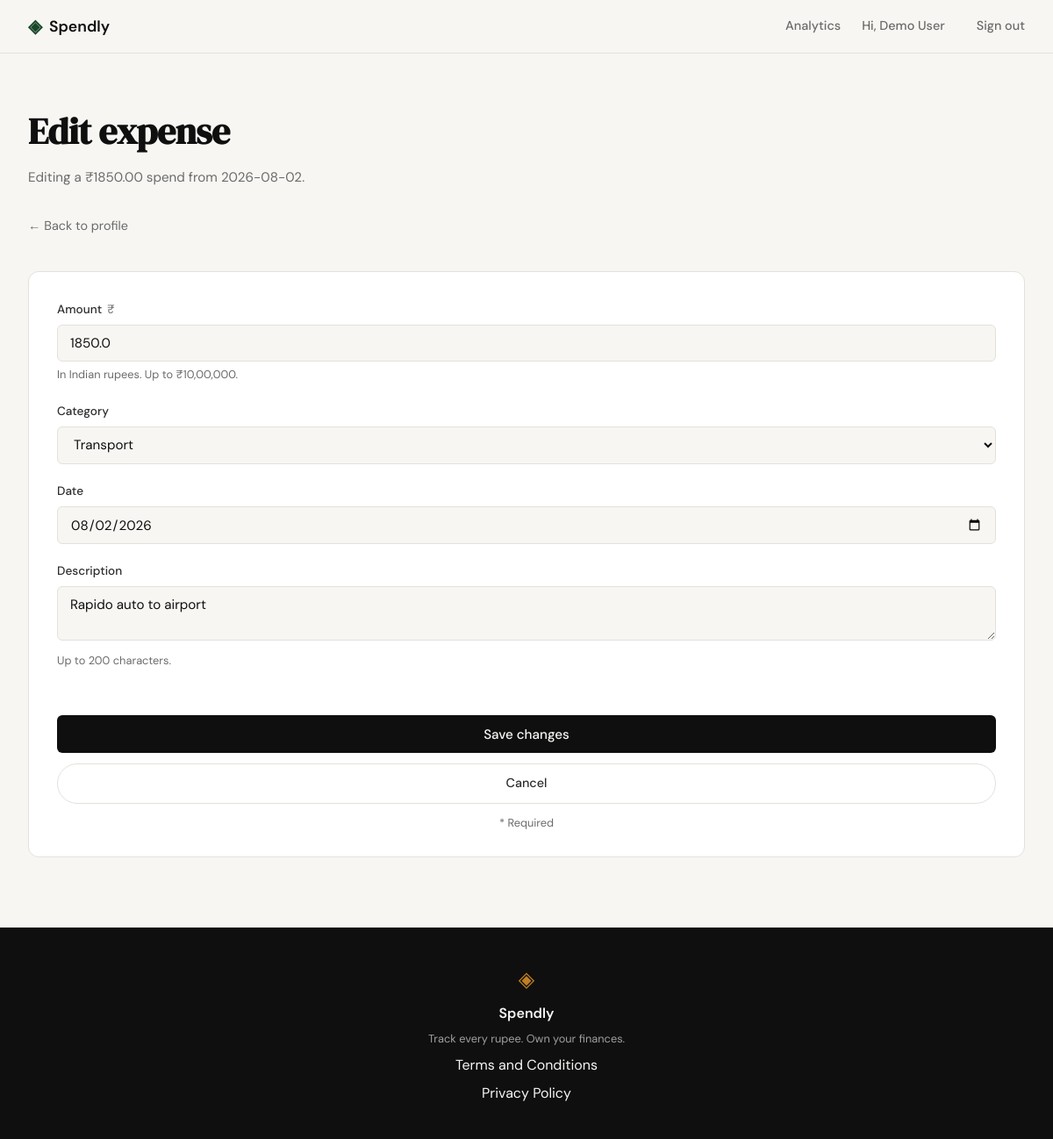
The app's page /expenses/2/edit (signed in) with its own data.
### tables this page shows
CREATE TABLE expenses (
    id INTEGER PRIMARY KEY AUTOINCREMENT,
    user_id INTEGER NOT NULL,
    amount REAL NOT NULL,
    category TEXT NOT NULL,
    date TEXT NOT NULL,
    description TEXT,
    created_at TEXT DEFAULT (datetime('now')),
    FOREIGN KEY (user_id) REFERENCES users(id)
);

### app.py (the view, shortened to what this page needs)
@app.route("/expenses/<int:id>/edit", methods=["GET", "POST"])
def edit_expense(id):
    if not session.get("user_id"):
        return redirect(url_for("login"))
    expense = get_expense_by_id(id, session["user_id"])
    if expense is None:
        abort(404)
    today = _today().isoformat()
    if request.method == "GET":
        return render_template(
            "edit_expense.html",
            expense=expense,
            today=today,
            amount=str(expense["amount"]),
            category=expense["category"],
            date=expense["date"],
            description=expense["description"] or "",
            CATEGORIES=CATEGORIES,
        )

### app.py (called while the page is built)
def _today():
    return date.today()

### database/db.py (called while the page is built)
def get_db():
    conn = sqlite3.connect(DB_PATH)
    conn.row_factory = sqlite3.Row
    conn.execute("PRAGMA foreign_keys = ON")
    return conn

def get_expense_by_id(expense_id, user_id):
    conn = get_db()
    try:
        return conn.execute(
            "SELECT id, user_id, amount, category, date, description "
            "FROM expenses "
            "WHERE id = ? AND user_id = ?",
            (expense_id, user_id),
        ).fetchone()
    finally:
        conn.close()

### templates/edit_expense.html (shortened to what this page needs)
{% extends "base.html" %}
{% block content %}
<section class="profile-section add-expense-page">
    <div class="profile-header">
        <h1 class="profile-title">Edit expense</h1>
        <p class="profile-subtitle">
            {% if error %}
                Editing expense. Correct the issue below and save again.
            {% else %}
                Editing a ₹{{ "%.2f"|format(expense.amount) }} spend from {{ expense.date }}.
            {% endif %}
        </p>
    </div>
    <p class="add-expense-back"><a href="{{ url_for('profile') }}">&#8592; Back to profile</a></p>
    <div class="profile-card add-expense-card">
        <form method="post" action="{{ url_for('edit_expense', id=expense.id) }}" class="add-expense-form" novalidate>
            <div class="form-group">
                <label for="amount" class="form-field-label">Amount <span class="add-expense-prefix">₹</span></label>
                <input
                    type="number"
                    name="amount"
                    id="amount"
                    step="0.01"
                    min="0.01"
                    max="1000000"
                    required
                    value="{{ amount or '' }}"
                    class="form-input form-field-input"
                    placeholder="0.00"
                >
                <p class="add-expense-hint">In Indian rupees. Up to ₹10,00,000.</p>
            </div>
            <div class="form-group">
                <label for="category" class="form-field-label">Category</label>
                <select
                    name="category"
                    id="category"
                    required
                    class="form-input form-field-select"
                >
                    {% for c in CATEGORIES %}
                        <option value="{{ c }}"{% if c == category %} selected{% endif %}>{{ c }}</option>
                    {% endfor %}
                </select>
            </div>
            <div class="form-group">
                <label for="date" class="form-field-label">Date</label>
                <input
                    type="date"
                    name="date"
                    id="date"
                    required
                    value="{{ date or today }}"
                    max="{{ today }}"
                    class="form-input form-field-input"
                >
            </div>
            <div class="form-group">
                <label for="description" class="form-field-label">Description</label>
                <textarea
                    name="description"
                    id="description"
                    maxlength="200"
                    rows="2"
                    placeholder="Optional. e.g. Lunch at office canteen"
                    class="form-input form-field-textarea"
                >{{ description or '' }}</textarea>
                <p class="add-expense-hint">Up to 200 characters.</p>
            </div>
            <div class="add-expense-form-actions">
                <button type="submit" class="btn-submit">Save changes</button>
                <a class="btn-ghost" href="{{ url_for('profile') }}">Cancel</a>
            </div>
            <p class="add-expense-required">* Required</p>
        </form>
    </div>
</section>
{% endblock %}

### static/css/style.css (style rules this page uses)
:root { --ink: #0f0f0f; --ink-soft: #2d2d2d; --ink-muted: #6b6b6b; --ink-faint: #a0a0a0; --paper: #f7f6f3; --paper-warm: #f0ede6; --paper-card: #ffffff; --accent: #1a472a; --accent-light: #e8f0eb; --accent-2: #c17f24; --accent-2-light: #fdf3e3; --danger: #c0392b; --danger-light: #fdecea; --border: #e4e1da; --border-soft: #eeebe4; --font-display: 'DM Serif Display', Georgia, serif; --font-body: 'DM Sans', system-ui, sans-serif; --max-width: 1200px; --auth-width: 440px; --radius-sm: 6px; --radius-md: 12px; --radius-lg: 20px; }
*, *::before, *::after { box-sizing: border-box; margin: 0; padding: 0; }
html { font-size: 16px; scroll-behavior: smooth; }
body { background: var(--paper); color: var(--ink); font-family: var(--font-body); font-size: 1rem; line-height: 1.6; -webkit-font-smoothing: antialiased; }
a { color: inherit; text-decoration: none; }
:root { --teal: #10b981; --teal-dark: #047857; --teal-light: #d1fae5; --orange: #f59e0b; --blue: #3b82f6; --purple: #8b5cf6; --red: #ef4444; }
.btn-ghost { display: inline-block; background: transparent; color: var(--ink-soft); padding: 0.65rem 1.5rem; border-radius: 999px; font-size: 0.9rem; font-weight: 500; border: 1px solid var(--border); transition: all 0.2s; text-decoration: none; }
.form-group { margin-bottom: 1.25rem; }
.form-group label { display: block; font-size: 0.85rem; font-weight: 500; color: var(--ink-soft); margin-bottom: 0.4rem; }
.form-input { width: 100%; padding: 0.6rem 0.875rem; border: 1px solid var(--border); border-radius: var(--radius-sm); font-family: var(--font-body); font-size: 0.95rem; color: var(--ink); background: var(--paper); outline: none; transition: border-color 0.2s; }
.form-input::placeholder { color: var(--ink-faint); }
.btn-submit { width: 100%; padding: 0.7rem; background: var(--ink); color: var(--paper); border: none; border-radius: var(--radius-sm); font-family: var(--font-body); font-size: 0.95rem; font-weight: 500; cursor: pointer; transition: background 0.2s; margin-top: 0.5rem; }
.profile-section { max-width: var(--max-width); margin: 0 auto; padding: 3.5rem 2rem 5rem; display: flex; flex-direction: column; gap: 1.5rem; }
.profile-header { margin-bottom: 0.5rem; }
.profile-title { font-family: var(--font-display); font-size: clamp(2rem, 4vw, 2.6rem); color: var(--ink); letter-spacing: -0.01em; margin-bottom: 0.4rem; }
.profile-subtitle { font-size: 0.95rem; color: var(--ink-muted); }
.profile-card { background: var(--paper-card); border: 1px solid var(--border); border-radius: var(--radius-md); padding: 1.75rem 2rem; }
.add-expense-back { margin-bottom: 1rem; font-size: 0.9rem; color: var(--ink-muted); }
.add-expense-card { padding-top: 2rem; }
.add-expense-form { display: flex; flex-direction: column; }
.add-expense-form .form-field-label { display: block; margin-bottom: 0.4rem; }
.add-expense-prefix { color: var(--ink-muted); font-weight: 400; margin-left: 0.15rem; }
.add-expense-hint { font-size: 0.8rem; color: var(--ink-muted); margin-top: 0.35rem; }
.add-expense-form-actions { display: flex; flex-direction: column; gap: 0.75rem; margin-top: 1.5rem; }
.add-expense-form-actions .btn-ghost { text-align: center; }
.add-expense-required { font-size: 0.8rem; color: var(--ink-muted); margin-top: 0.75rem; text-align: center; }

### records on screen
expenses: amount "1850.00", date "2026-08-02", category "Transport", date "08/02/2026", description "Rapido auto to airport"

### other values on screen
{{ session.user_name }} "Demo User"
